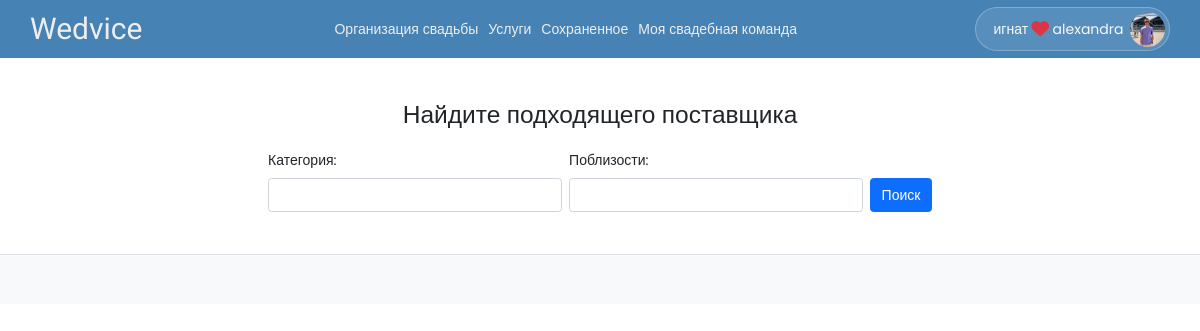
/vendors/ (signed in), run on the app's committed database.
### dreamwed/models.py (models this page shows, shortened)
class User(AbstractUser):
   is_vendor = models.BooleanField(default=False)
   is_wedding_planner = models.BooleanField(default=False)
   phone_number = PhoneNumberField(blank=True, null=True, unique=True)
   profile = models.ImageField(default='default.jpg', upload_to='profile_pics')
   class Meta:
      ordering = ['last_name', 'first_name']

class WeddingPlanner(models.Model):
   user = models.OneToOneField(User, on_delete=CASCADE, primary_key=True)
   partner_first_name = models.CharField(max_length=50, blank=True, null=True)
   partner_last_name = models.CharField(max_length=50, blank=True, null=True)
   wedding_date = models.DateField(blank=True, null=True)
   wedding_budget = models.FloatField(blank=True, null=True)

### dreamwed/views/wedplanner.py (the view, shortened to what this page needs)
# urls.py: path('vendors/', wedplanner.vendors, name='vendors'),
def vendors(request):
   if(not request.headers.get('X-Requested-With') == 'XMLHttpRequest'):
      vendor_categories = VendorCategory.objects.all()
      vendor_locations = Vendor.objects.values('city').distinct()
      context = {
         'vendor_categories': vendor_categories,
         'vendor_locations': vendor_locations,
      }
      return render(request, 'wedplanner/vendors.html', context)

### templates/wedplanner/vendors.html (shortened to what this page needs)
{% extends 'base.html' %}
{% block body %}
{% include 'include/header.html' %}
<section class="py-5">
   <div class="container">
      <h3 class="text-center mb-4">Найдите подходящего поставщика</h3>
      <form name="search-vendors" method="POST" class="d-flex align-items-end justify-content-center">
         <div>
            <label for="browse-v-categories" class="form-label">Категория:</label>
            <input type="text" id="browse-v-categories" list="v-categories" class="form-control">
         </div>
         <div class="ms-2">
            <label for="browse-v-locations" class="form-label">Поблизости:</label>
            <input type="text" id="browse-v-locations" list="v-locations" class="form-control">
         </div>
         <button type="submit" class="btn btn-primary ms-2">Поиск</button>
      </form>
   </div>
</section>
<section class="vendors-page bg-light border-top py-4">
   <div class="container">
      <div class="row row-cols-1 row-cols-md-4 g-4 py-3" id="vendors-grid"></div>
   </div>
</section>
{% endblock body %}
{% block scripts %}
{% load static %}
{% endblock scripts %}

### templates/include/header.html (shortened to what this page needs)
<nav class="sticky-top" id="navbar">
   <div class="container nav-container py-2 px-0">
      <div class="d-flex justify-content-between">
         <a id="logo" class="navbar-brand" href="{% url 'home' %}">Wedvice</a>
      </div>
      <div class="nav-secondary nav-middle">
         <div class="nav-links">
            {% if user.is_wedding_planner %}
            <a href="{% url 'checklist-all' %}">Организация свадьбы</a>
            <a href="{% url 'vendors' %}">Услуги</a>
            <a href="{% url 'bookmarks' %}">Сохраненное</a>
            <a href="{% url 'my-wedding-team' %}">Моя свадебная команда</a>
            {% elif user.is_vendor %}
            <a href="{% url 'user-profile' %}">Мой профиль поставщика</a>
            <a href="#">Запросы</a>
            <a href="#">Запросы стоимости</a>
            {% endif %}
         </div>
      </div>
      <div class="nav-secondary nav-right">
         <div class="nav-links">
            {% if user.is_authenticated %}
            <div class="dropdown d-flex align-items-center">
               <button class="dropdown-toggle p-1 rounded-pill d-flex align-items-center" type="button" id="dropdownProfile" data-bs-toggle="dropdown"aria-expanded="false" style="background: rgba(255, 255, 255, 0.1); border: 1px solid rgba(255, 255, 255, 0.25)">
                  <div class="d-flex align-items-center text-light ms-3 me-1">
                     {% if user.is_wedding_planner %}
                        <span>{{ user.first_name }}</span>
                        <i class="text-danger fs-5 mx-1 fas fa-heart"></i>
                        <span>{{user.weddingplanner.partner_first_name}}</span>
                     {% else %}
                        <span>{{ user.username }}</span>
                     {% endif %}
                  </div>
                  <span class="circle-sm rounded-circle d-flex align-items-center justify-content-center overflow-hidden ms-1">
                     <img src="{{ user.profile.url }}" alt="Profile picture">
                  </span>
               </button>
            </div>
            {% else %}
            <a href="{% url 'register' %}">Создать аккаунт</a>
            <a href="{% url 'login' %}">Вход пользователь</a>
            <a href="{% url 'admin:index' %}?next={% url 'home' %}">Вход админ</a>
            {% endif %}
         </div>
      </div>
   </div>
</nav>

### static/css/main.css (style rules this page uses)
html, body { font: 400 14px/1.5 'Poppins', sans-serif; }
body { margin: 0; padding: 0 0 4rem; position: relative; }
#logo { font-family: 'Fleur De Leah', cursive; font-size: 30px; line-height: 1; }
a { text-decoration: none; }
img { max-width: 100%; }
label { margin-bottom: 2px; }
.circle-sm { --size: 35px; width: var(--size); height: var(--size); }
#dropdownProfile::after { display: none; }
#navbar { background: steelblue; }
#navbar a { color: #eee; }
#navbar .nav-secondary { max-height: 0; overflow: hidden; transform: translate(-100%, 0); transition: 0.25s ease-in-out; }
#navbar .nav-right .nav-links { padding-top: 1rem; border-top: 1px solid #aaa; }
#navbar .nav-middle .nav-links { padding: 1.4rem 0 1rem; }
#navbar .nav-secondary a { display: block; padding: 12px 0; }
@media screen and (min-width: 800px) { #navbar .nav-container { display: flex; justify-content: space-between; align-items: center; } }
@media screen and (min-width: 800px) { #navbar .nav-secondary { max-height: initial !important; overflow: initial !important; transform: translate(0) !important; } }
@media screen and (min-width: 800px) { #navbar .nav-secondary .nav-links { height: 100%; display: flex; align-items: center; } }
@media screen and (min-width: 800px) { #navbar .nav-right .nav-links { padding: 0; border: none; } }
@media screen and (min-width: 800px) { #navbar .nav-middle .nav-links { padding: 0; } }
@media screen and (min-width: 800px) { #navbar .nav-secondary a { padding: 0; } }
@media screen and (min-width: 800px) { #navbar .nav-secondary a + a { margin-left: 10px; } }

### data on the page
User: first_name "игнат", weddingplanner.partner_first_name "alexandra", profile (picture)
